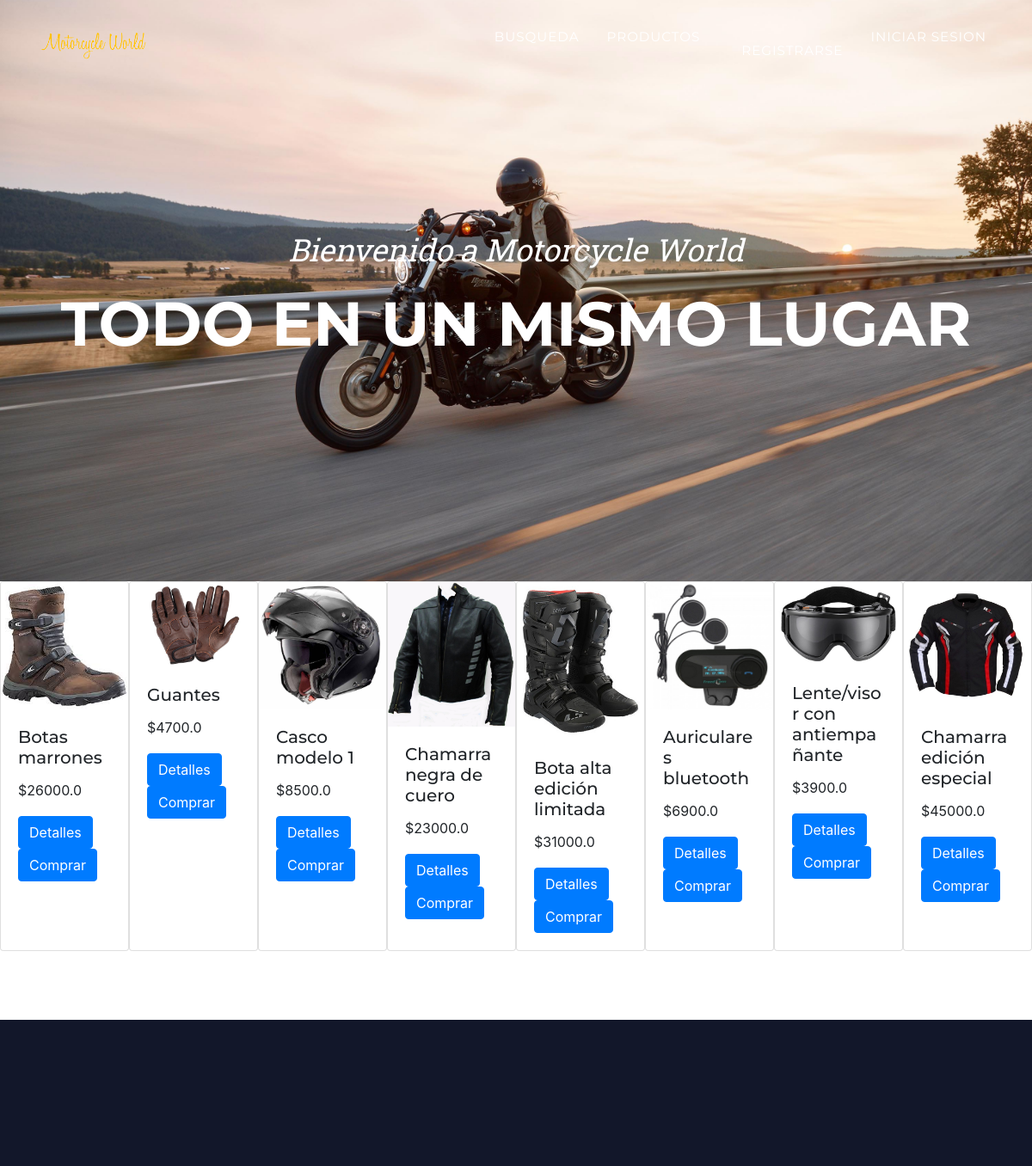
The app's page /productos/ (upper part), older data.
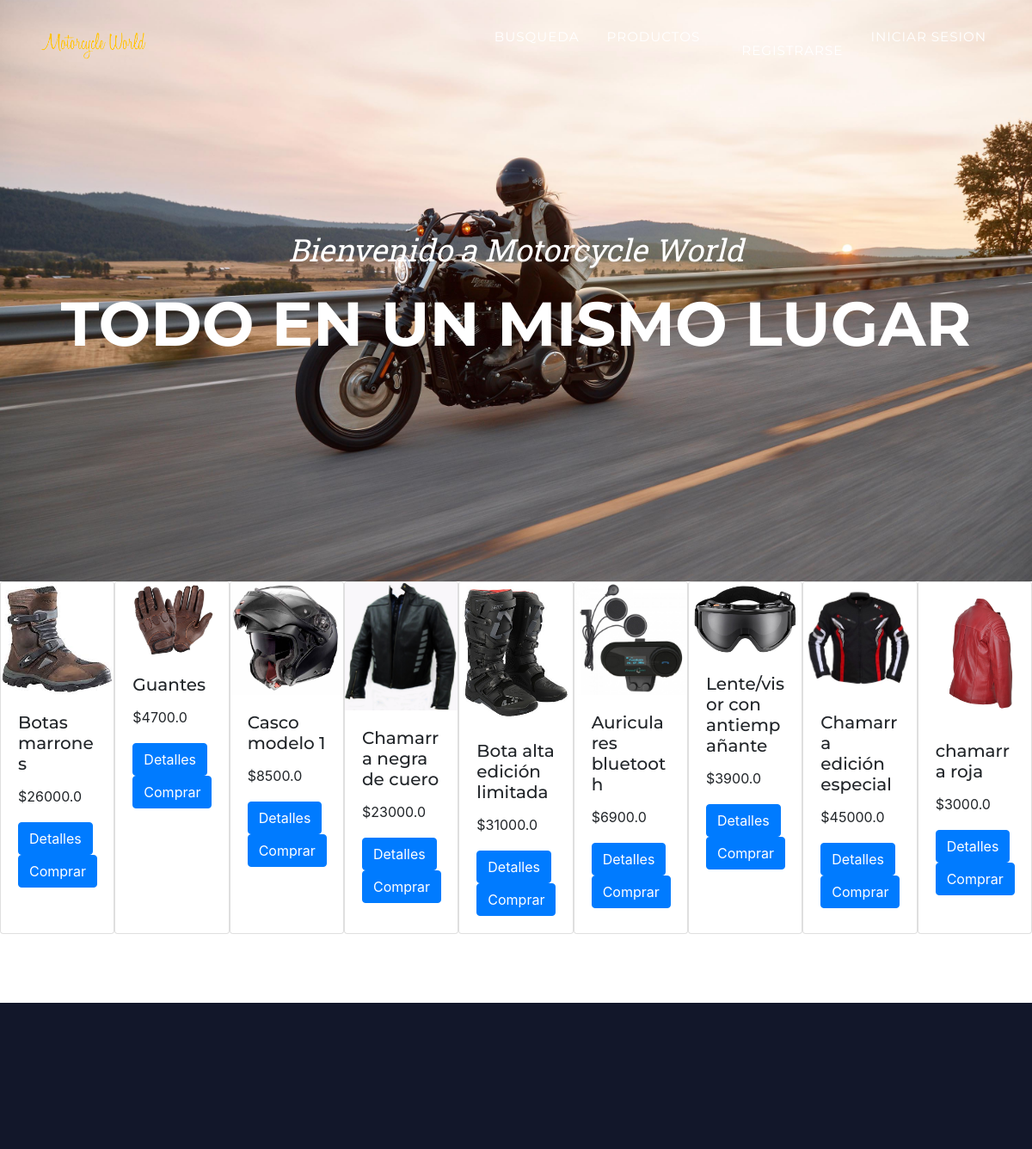
The same page, newer data.
### AppFinal/models.py (models this page shows)
class Product(models.Model):
    name = models.CharField(max_length= 40)
    price = models.FloatField()
    desc = models.TextField()
    SKU = models.CharField(max_length=30)
    stock = models.BooleanField(default= True)
    image = models.ImageField(upload_to='producto_image', default='producto_image/descarga.png')
    users_wishlist = models.ManyToManyField(settings.AUTH_USER_MODEL, related_name="user_wishlist", blank=True)
    class Meta:
        verbose_name = 'producto'
        verbose_name_plural = 'productos'

### AppFinal/views.py (the view)
class ListViewProducts(ListView):
    model = Product
    template_name = 'AppFinal/productos.html'

### AppFinal/templates/AppFinal/productos.html (shortened to what this page needs)
    {% extends "AppFinal/padre.html" %}
    {% block Contenido %}
    <br> <br> <br>
    {% for producto in object_list %}
        {% if producto.stock == True %}
            <div class="card" style="width: 18rem">
                    <img src="{{producto.image.url}}" class="card-img-top" width: 230px height: 230px >
                <div class="card-body">
                <h5 class="card-title">{{producto.name}}</h5>
                <p class="card-text">${{producto.price}}</p>
                <a href="/detalleproductos/{{producto.id}}/" class="btn btn-primary">Detalles</a>
                {% if request.user.is_authenticated %}
                    {% if request.user.client.rol == 'owner' %}
                        <a href="/eliminarProducto/{{producto.id}}/" class="btn btn-primary">Eliminar</a>
                        <a href="/actualizarProducto/{{producto.id}}/" class="btn btn-primary">Actualizar</a>
                    {% else %}
                        <a href="/compra" class="btn btn-primary">Comprar</a>
                        <a href="/addWishlist/{{producto.id}}/" class="btn btn-light fw500" role="button" aria-disabled="true">Add to Wish List</a>
                    {% endif %}
                {% else %}
                    <a href="/comprafallida" class="btn btn-primary">Comprar</a>
                {% endif %}
                </div>
            </div>
        {% endif %}
    {% endfor %}
    {% endblock %}

### AppFinal/templates/AppFinal/padre.html (shortened to what this page needs)
<!DOCTYPE html>
<html lang="en">
    <head>
        {% load static %}
        <link href="https://cdn.jsdelivr.net/npm/bootstrap@5.1.3/dist/css/bootstrap.min.css" rel="stylesheet">
        {% load static %}
        <link href="{% static 'AppFinal/css/styles.css' %}" rel="stylesheet" />
        <link rel="stylesheet" href="https://cdn.jsdelivr.net/npm/bootstrap@4.6.1/dist/css/bootstrap.min.css"
>
    </head>
    <body id="page-top">
        <nav class="navbar navbar-expand-lg navbar-dark fixed-top" id="mainNav">
            <div class="container">
                <a class="navbar-brand" href="{% url 'Index' %}"><img src= "{% static 'AppFinal/assets/img/navbar-logo.svg.png' %}" alt="..." /></a>
                <div class="collapse navbar-collapse" id="navbarResponsive">
                    <ul class="navbar-nav text-uppercase ms-auto py-4 py-lg-0">
                        <li class="nav-item"><a class="nav-link" href= "{% url 'Busqueda' %}"}>Busqueda</a></li>
                        <li class="nav-item"><a class="nav-link" href="{% url 'Productos' %}"}>Productos</li>
                        <li class="nav-item"><a class="nav-link" href="{% url 'Registrarse' %}">Registrarse</a></a></li>
                        <li class="nav-item"><a class="nav-link" href="{% url 'IniciarSesion' %}">Iniciar Sesion</a></li>
                    </ul>
                </div>
            </div>
        </nav>
        <header class="masthead">
            <div class="container">
                <div class="masthead-subheading">Bienvenido a Motorcycle World</div>
                <div class="masthead-heading text-uppercase">Todo en un mismo lugar</div>
            </div>
        </header>
        <div class="d-flex" style="margin-bottom:5rem; justify-content: space-evenly;">
            {% block Contenido %}
            {% endblock %}
            </div>
            {% block Contenido2 %}
            <footer class="new text-center text-lg-start bg-light text-muted">
                <section class="fot">
                </section>
            </footer>
            {% endblock %}
    </body>
</html>

Row changes from the older to the newer data that the page shows:
added Product: image (picture), name "chamarra roja", price "3000.0"
